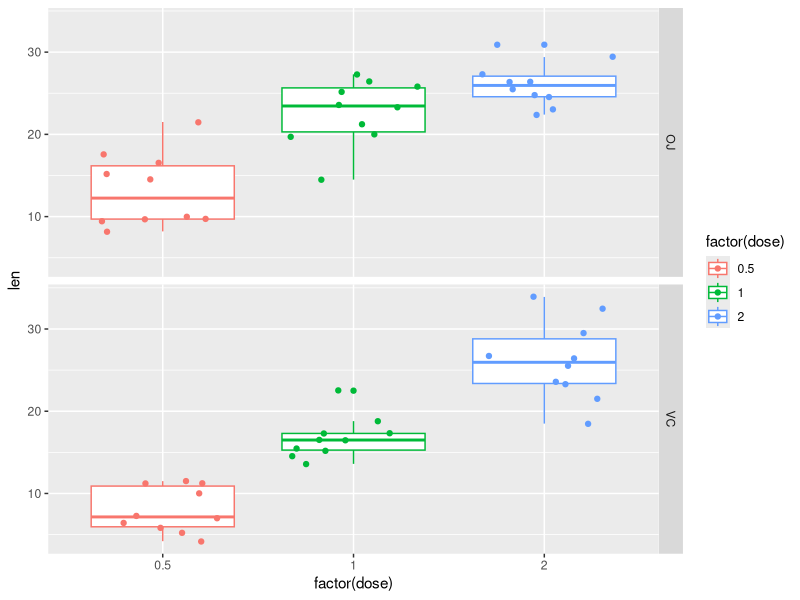

Here is the R script that generated this plot: (Note: this script raises an error after producing the figure.)
## ---- chunk 1
#load libraries
library(ggplot2)
library(datasets)
data("ToothGrowth")

str(ToothGrowth)
head(ToothGrowth)
summary(ToothGrowth)

#basic plot of the summary statistics
qplot(factor(dose), len, data = ToothGrowth, color = factor(dose), facets = supp ~ ., geom = c("boxplot", "jitter"))
## ---- chunk 2
# Explore effects of supplement type on tooth growth by performing a two-sample t-test for the difference in tooth length by supplement (without including the dosage). We assume a confidence level of 95% and unequal variances.

ToothTTest <- t.test(len ~ supp, data = ToothGrowth, var.equal = FALSE, paired = FALSE)
## ---- chunk 3
#show table of two sample t-test results for tooth growth by supplement
tTestResults <- matrix(data.frame(ToothTTest$p.value, ToothTTest$conf.int[1], ToothTTest$conf.int[2], ToothTTest$estimate[1], ToothTTest$estimate[2]))
rownames(tTestResults) <- c("p-value", "Lower Conf Int", "Upper Conf Int", "OJ Mean", "VC Mean")
colnames(tTestResults) <- "Results"

print(tTestResults)
